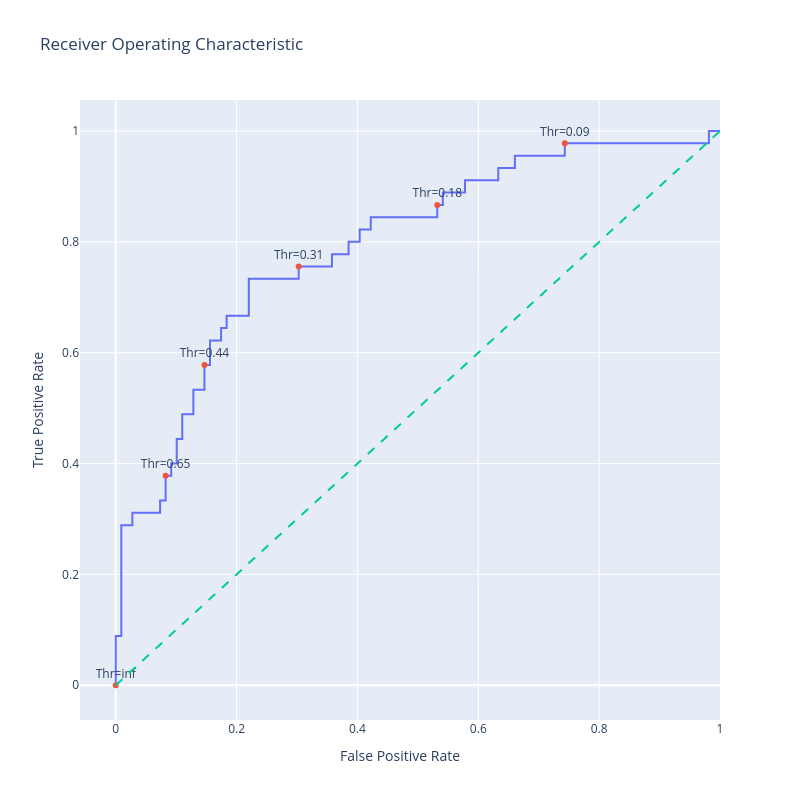

Notebook code cell kept with this figure:
### Code cell
#Generate a trace for ROC curve
trace0 = go.Scatter(
    x=fpr,
    y=tpr,
    mode='lines',
    name='ROC curve'
)

# Only label every nth point to avoid cluttering
n = 10
indices = np.arange(len(thresholds)) % n == 0  # Choose indices where index mod n is 0

trace1 = go.Scatter(
    x=fpr[indices],
    y=tpr[indices],
    mode='markers+text',
    name='Threshold points',
    text=[f"Thr={thr:.2f}" for thr in thresholds[indices]],
    textposition='top center'
)


# Diagonal line
trace2 = go.Scatter(
    x=[0, 1],
    y=[0, 1],
    mode='lines',
    name='Random (Area = 0.5)',
    line=dict(dash='dash')
)

data = [trace0, trace1, trace2]

# Define layout with square aspect ratio
layout = go.Layout(
    title='Receiver Operating Characteristic',
    xaxis=dict(title='False Positive Rate'),
    yaxis=dict(title='True Positive Rate'),
    autosize=False,
    width=800,
    height=800,
    showlegend=False
)

# Define figure and add data
fig = go.Figure(data=data, layout=layout)

# Show figure
fig.show()

### Figure 1 — Plotly figure (JSON) as saved in the notebook; plotly's stock layout.template omitted (floating-point values rounded to 4 significant figures)
{"data": [{"mode": "lines", "name": "ROC curve", "type": "scatter", "x": [0.0, 0.0, 0.0, 0.009174, 0.009174, 0.02752, 0.02752, 0.07339, 0.07339, 0.08257, 0.08257, 0.09174, 0.09174, 0.1009, 0.1009, 0.1101, 0.1101, 0.1284, 0.1284, 0.1468, 0.1468, 0.156, 0.156, 0.1743, 0.1743, 0.1835, 0.1835, 0.2202, 0.2202, 0.3028, 0.3028, 0.3578, 0.3578, 0.3853, 0.3853, 0.4037, 0.4037, 0.422, 0.422, 0.5321, 0.5321, 0.5413, 0.5413, 0.578, 0.578, 0.633, 0.633, 0.6606, 0.6606, 0.7431, 0.7431, 0.9817, 0.9817, 1.0], "y": [0.0, 0.02222, 0.08889, 0.08889, 0.2889, 0.2889, 0.3111, 0.3111, 0.3333, 0.3333, 0.3778, 0.3778, 0.4, 0.4, 0.4444, 0.4444, 0.4889, 0.4889, 0.5333, 0.5333, 0.5778, 0.5778, 0.6222, 0.6222, 0.6444, 0.6444, 0.6667, 0.6667, 0.7333, 0.7333, 0.7556, 0.7556, 0.7778, 0.7778, 0.8, 0.8, 0.8222, 0.8222, 0.8444, 0.8444, 0.8667, 0.8667, 0.8889, 0.8889, 0.9111, 0.9111, 0.9333, 0.9333, 0.9556, 0.9556, 0.9778, 0.9778, 1.0, 1.0]}, {"mode": "markers+text", "name": "Threshold points", "text": ["Thr=inf", "Thr=0.65", "Thr=0.44", "Thr=0.31", "Thr=0.18", "Thr=0.09"], "textposition": "top center", "type": "scatter", "x": [0.0, 0.08257, 0.1468, 0.3028, 0.5321, 0.7431], "y": [0.0, 0.3778, 0.5778, 0.7556, 0.8667, 0.9778]}, {"line": {"dash": "dash"}, "mode": "lines", "name": "Random (Area = 0.5)", "type": "scatter", "x": [0, 1], "y": [0, 1]}], "layout": {"autosize": false, "height": 800, "showlegend": false, "title": {"text": "Receiver Operating Characteristic"}, "width": 800, "xaxis": {"title": {"text": "False Positive Rate"}}, "yaxis": {"title": {"text": "True Positive Rate"}}}}
